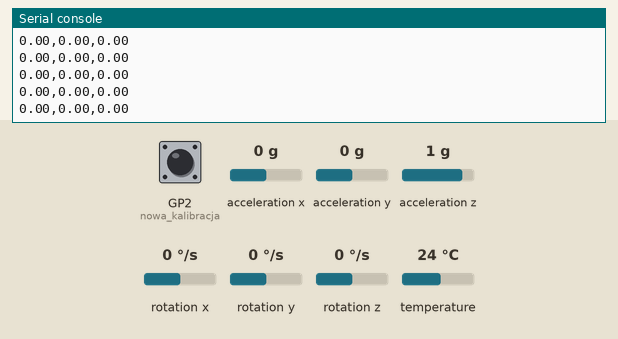
A program run on a simulated Raspberry Pi Pico running MicroPython. On the bench: the last lines printed to the serial console. The inputs (shaded band) are chosen by the test bench; at power-on: rotation x 0 °/s, acceleration x 0 g, acceleration y 0 g, acceleration z 1 g, rotation y 0 °/s, GP2 (nowa_kalibracja) LOW, rotation z 0 °/s, temperature 24 °C.

Above: at 5.5 s.
5.6 s: rotation x set to -192 °/s
At 5.72 s:
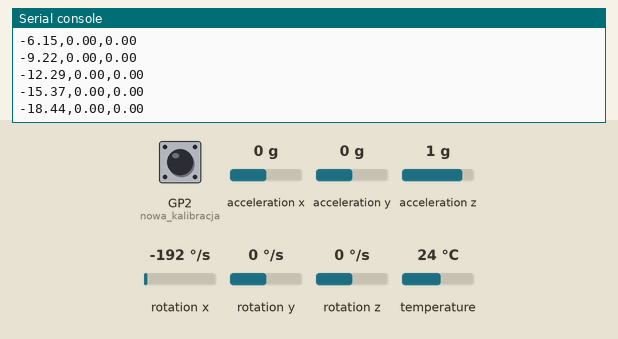
7.1 s: acceleration x set to -1.4 g
At 7.1 s:
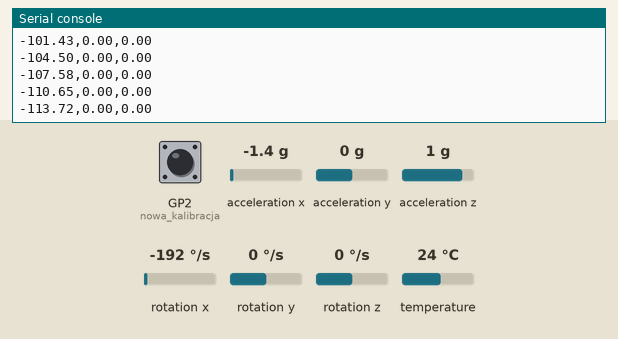
8.6 s: acceleration y set to -1.4 g
At 8.62 s:
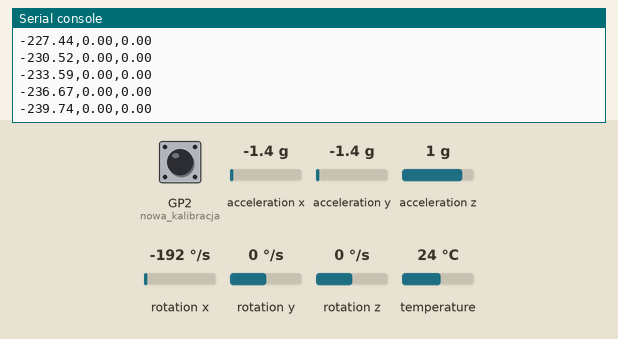
10.1 s: acceleration z set to -1.4 g
At 10.23 s:
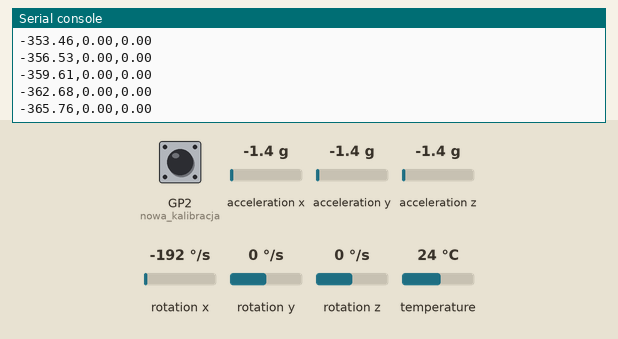
11.6 s: rotation y set to -192 °/s
At 11.6 s:
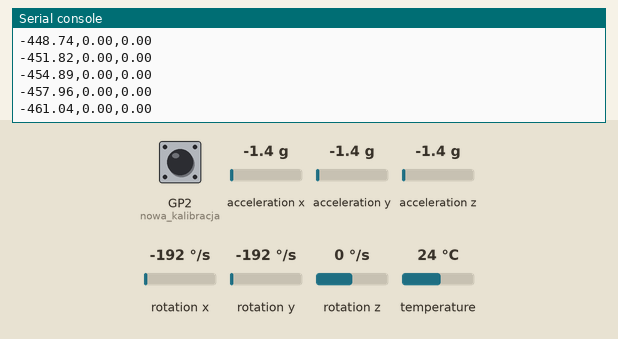
13.1 s: GP2 (nowa_kalibracja) pulled HIGH for 0.15 s
Timing chart, 0 to 15.7 s (numbered marks = the images above; inputs shaded):
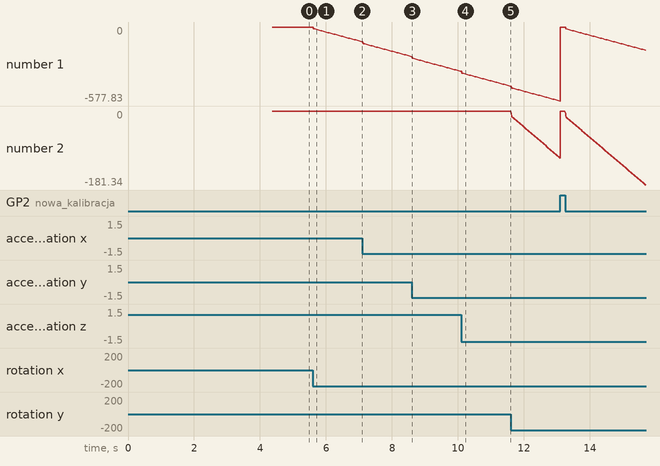

The program:

main.py
```python
from machine import I2C, Pin
import mpu6050
import math
import time

i2c = I2C(0, scl=Pin(1), sda=Pin(0), freq=400000)
gyro = mpu6050.accel(i2c)

nowa_kalibracja = Pin(2, Pin.IN, Pin.PULL_DOWN)

katy = {'GyX':0, 'GyY':0, 'GyZ':0}

def srednia_wartosc(n=5):
    srednie = {'GyX':0, 'GyY':0, 'GyZ':0}
    for i in range(n):
        for klucz in srednie:
            srednie[klucz] += gyro.get_values()[klucz]/n

    return srednie

#Funkcja kalibrująca pozwala na określenie dryfu żyroskopu
#Dzięku czemu dostajemy dokładniejszy pomiar
def kalibracja(granica=100, n=100):
    skalibrowane = {'GyX':0, 'GyY':0, 'GyZ':0}
    for klucz in skalibrowane:
        for i in range(n):
            while True:
                val1 = gyro.get_values()[klucz]
                val2 = gyro.get_values()[klucz]
                if abs(val1-val2) < granica:
                    break

            skalibrowane[klucz] += val1/n

    return skalibrowane

#Kąt uzyskujemy poprzez sumowanie szybkości kątowych
#Można to zrobić dokłdniej
def zmierz_kat(skalibrowane, n=5):
    kat_sredni = srednia_wartosc(n)
    for klucz in katy:
        kat_sredni[klucz] -= skalibrowane[klucz]
        if kat_sredni[klucz] > 0:
            kat_sredni[klucz] = math.floor(kat_sredni[klucz])
        elif kat_sredni[klucz] < 0:
            kat_sredni[klucz] = math.ceil(kat_sredni[klucz])
        katy[klucz] += kat_sredni[klucz]*0.0000611*n

    return katy

skalibrowane = kalibracja()

offset_x=0
offset_y=0
offset_z=0

while True:
    katy = zmierz_kat(skalibrowane, 2)

    #Pomimo kalibracji co jakiś czas należy skalibrować
    #żyroskop na nowo okrzystając z przycisku
    #Kalibracja polega na pobraniu zdryfowanej pozycji i odjęciu
    #jej od nowych pomiarów
    if nowa_kalibracja.value():
        offset_x=katy['GyX']
        offset_y=katy['GyY']
        offset_z=katy['GyZ']

    print("%.2f,%.2f,%.2f" % (katy['GyX']-offset_x,
                              katy['GyY']-offset_y,
                              katy['GyZ']-offset_z))

    
```

Measured:
- after the input at 5.6 s, the serial console: prints a new line at once (image 1)
- plotted number 1: 0 → -113.72 after the input at 5.6 s, -113.72 → -230.52 after the input at 7.1 s
